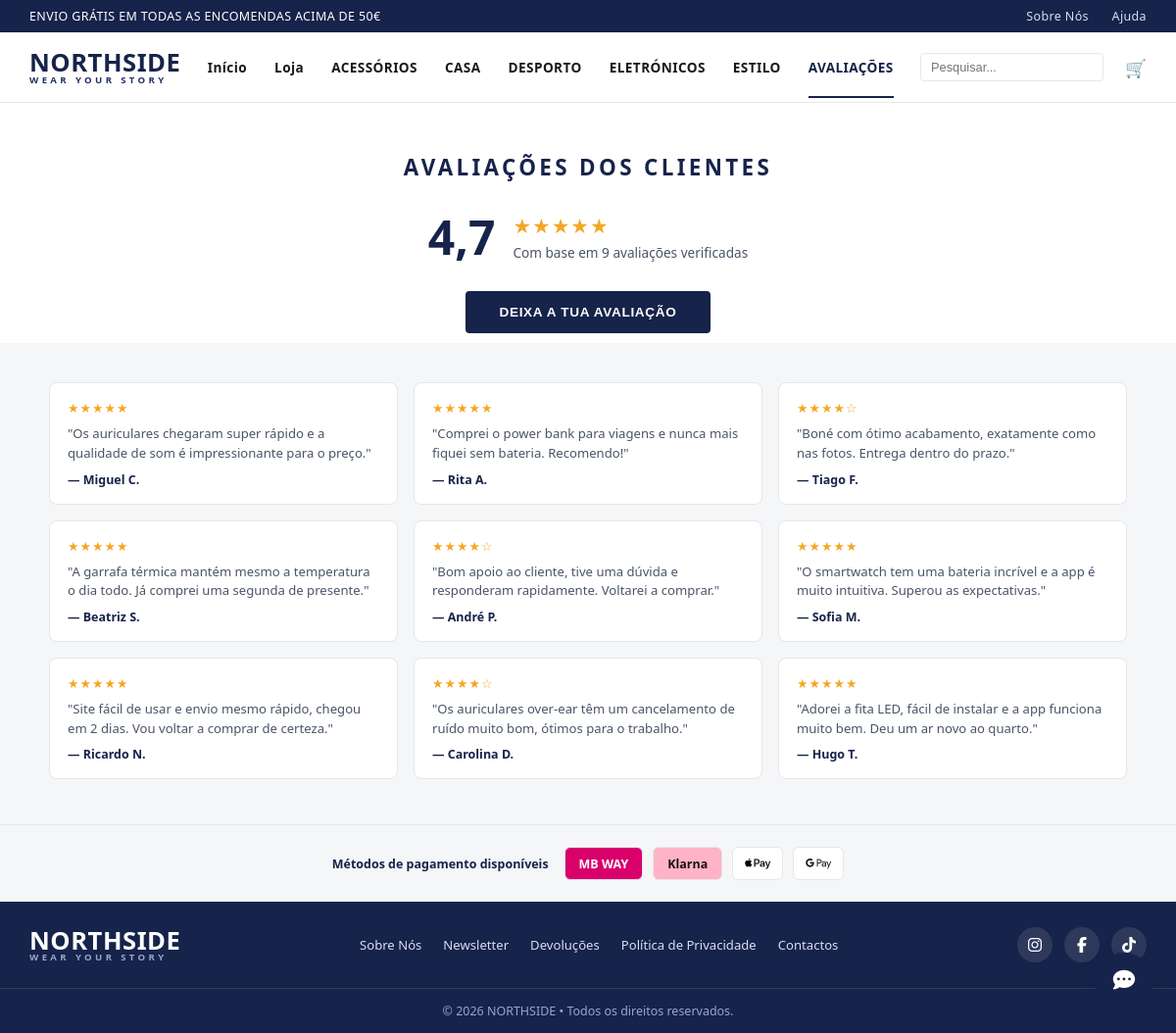
The app's page /avaliacoes.php with its own data.
### tables this page shows
CREATE TABLE IF NOT EXISTS categorias (
    id INT AUTO_INCREMENT PRIMARY KEY,
    nome VARCHAR(60) NOT NULL,
    slug VARCHAR(60) NOT NULL UNIQUE
);

CREATE TABLE IF NOT EXISTS avaliacoes (
    id INT AUTO_INCREMENT PRIMARY KEY,
    produto_id INT NULL,
    nome_cliente VARCHAR(100) NOT NULL,
    estrelas TINYINT NOT NULL DEFAULT 5,
    comentario TEXT NOT NULL,
    aprovado TINYINT(1) NOT NULL DEFAULT 1,
    criado_em TIMESTAMP DEFAULT CURRENT_TIMESTAMP,
    FOREIGN KEY (produto_id) REFERENCES produtos(id) ON DELETE SET NULL
);

### includes/functions.php (called while the page is built, shortened)
<?php
function estrelasHtml(float $media): string {
    $cheias = round($media);
    return str_repeat('★', (int)$cheias) . str_repeat('☆', 5 - (int)$cheias);
}
function buscarDefinicao(PDO $pdo, string $chave, string $default = ''): string {
    try {
        $stmt = $pdo->prepare("SELECT valor FROM definicoes WHERE chave = :chave");
        $stmt->execute(['chave' => $chave]);
        $valor = $stmt->fetchColumn();
        return $valor !== false ? $valor : $default;
    } catch (PDOException $e) {
        return $default;
    }
}
function buscarCategorias(PDO $pdo): array {
    return $pdo->query("SELECT * FROM categorias ORDER BY nome")->fetchAll();
}
function buscarAvaliacoes(PDO $pdo, ?int $limite = null): array {
    $sql = "SELECT * FROM avaliacoes WHERE aprovado = 1 ORDER BY criado_em DESC";
    return $pdo->query($sql)->fetchAll();
}
function mediaAvaliacoesGeral(PDO $pdo): array {
    $r = $pdo->query("SELECT AVG(estrelas) AS media, COUNT(*) AS total FROM avaliacoes WHERE aprovado = 1")->fetch();
    return ['media' => round((float)$r['media'], 1), 'total' => (int)$r['total']];
}
function buscarCustosEnvio(PDO $pdo): array {
    return [
        'gratis_acima_de' => (float)buscarDefinicao($pdo, 'envio_gratis_acima_de', (string)PORTES_GRATIS_ACIMA_DE),
        'custo' => (float)buscarDefinicao($pdo, 'envio_custo', (string)CUSTO_ENVIO),
    ];
}

### avaliacoes.php (the view, shortened to what this page needs)
<?php
require_once __DIR__ . '/config.php';
require_once __DIR__ . '/includes/functions.php';
$pagina_atual = 'avaliacoes';
$avaliacoes = buscarAvaliacoes($pdo);
$resumo = mediaAvaliacoesGeral($pdo);
require __DIR__ . '/includes/header.php';
?>
<h2 class="secao-titulo">AVALIAÇÕES DOS CLIENTES</h2>
<div class="resumo-avaliacoes">
    <div class="resumo-nota"><?= number_format($resumo['media'], 1, ',', '.') ?></div>
    <div>
        <div class="estrelas" style="font-size:1.3rem;"><?= estrelasHtml($resumo['media']) ?></div>
        <p>Com base em <?= $resumo['total'] ?> avaliações verificadas</p>
    </div>
</div>
<div style="text-align:center;margin-bottom:10px;">
    <button type="button" class="btn-northside" data-abrir-modal="modal-avaliar">DEIXA A TUA AVALIAÇÃO</button>
</div>
<div class="avaliacoes-wrap" style="margin-top:0;">
    <div class="avaliacoes-grid" style="max-width:1100px;">
        <?php foreach ($avaliacoes as $av): ?>
            <div class="avaliacao-mini">
                <div class="estrelas"><?= estrelasHtml($av['estrelas']) ?></div>
                <p>"<?= htmlspecialchars($av['comentario']) ?>"</p>
                <div class="nome-mini">— <?= htmlspecialchars($av['nome_cliente']) ?></div>
            </div>
        <?php endforeach; ?>
    </div>
</div>
<?php require __DIR__ . '/includes/footer.php'; ?>

### includes/header.php (shortened to what this page needs)
<?php
require_once __DIR__ . '/functions.php';
$categorias_menu = buscarCategorias($pdo);
?>
<!DOCTYPE html>
<html lang="pt">
<head>
<link rel="stylesheet" href="<?= URL_BASE ?>assets/css/style.css?v=<?= @filemtime(__DIR__ . '/../assets/css/style.css') ?: time() ?>">
<link rel="stylesheet" href="https://cdnjs.cloudflare.com/ajax/libs/font-awesome/6.7.2/css/all.min.css">
</head>
<body>
<header class="site-header">
<div class="top-bar">
    <div class="container-fluid">
        <span>ENVIO GRÁTIS EM TODAS AS ENCOMENDAS ACIMA DE <?= (int)buscarCustosEnvio($pdo)['gratis_acima_de'] ?>€</span>
        <div>
            <a href="#" data-abrir-modal="modal-sobre">Sobre Nós</a>
            <a href="#">Ajuda</a>
        </div>
    </div>
</div>
<div class="navbar-northside">
    <a href="<?= URL_BASE ?>index.php" class="logo-northside">
        NORTHSIDE
        <small>WEAR YOUR STORY</small>
    </a>
    <ul class="nav-links" id="nav-links">
        <li><a href="<?= URL_BASE ?>index.php" class="<?= ($pagina_atual ?? '') === 'inicio' ? 'ativo' : '' ?>">Início</a></li>
        <li><a href="<?= URL_BASE ?>loja.php" class="<?= ($pagina_atual ?? '') === 'loja' ? 'ativo' : '' ?>">Loja</a></li>
        <?php foreach ($categorias_menu as $cat): ?>
            <li><a href="<?= URL_BASE ?>loja.php?categoria=<?= urlencode($cat['slug']) ?>"><?= htmlspecialchars(mb_strtoupper($cat['nome'])) ?></a></li>
        <?php endforeach; ?>
        <li><a href="<?= URL_BASE ?>avaliacoes.php" class="<?= ($pagina_atual ?? '') === 'avaliacoes' ? 'ativo' : '' ?>">AVALIAÇÕES</a></li>
    </ul>
    <div class="nav-icons">
        <form action="<?= URL_BASE ?>loja.php" method="get" style="display:inline;">
            <input type="text" name="pesquisa" placeholder="Pesquisar..." class="campo-pesquisa"
                value="<?= htmlspecialchars($_GET['pesquisa'] ?? '') ?>"
                style="border:1px solid #e5e7eb;border-radius:4px;padding:6px 10px;font-size:0.8rem;">
        </form>
        <a href="<?= URL_BASE ?>carrinho.php" title="Carrinho">
            🛒
        </a>
    </div>
</div>
</header>
<main>

### assets/css/style.css (style rules this page uses)
:root { --azul-northside: #16234a; --azul-northside-claro: #1f3168; --azul-hover: #0e1730; --cinza-texto: #4a5568; --cinza-claro: #f5f6f8; --estrela: #f5a623; --border: #e5e7eb; }
* { box-sizing: border-box; }
body { font-family: 'Segoe UI', Roboto, Arial, sans-serif; color: #1a1a1a; background: #fff; margin: 0; }
a { text-decoration: none; color: inherit; }
.top-bar { background: var(--azul-northside); color: #fff; font-size: 0.78rem; letter-spacing: 0.03em; }
.top-bar .container-fluid { display: flex; justify-content: space-between; align-items: center; padding: 8px 30px; }
.top-bar a { color: #d9dfef; margin-left: 20px; }
.navbar-northside { display: flex; align-items: center; justify-content: space-between; padding: 18px 30px; border-bottom: 1px solid var(--border); position: relative; }
.logo-northside { font-weight: 800; font-size: 1.6rem; letter-spacing: 0.02em; color: var(--azul-northside); line-height: 1; }
.logo-northside small { display: block; font-size: 0.6rem; font-weight: 600; letter-spacing: 0.35em; color: var(--azul-northside-claro); }
.nav-links { display: flex; gap: 28px; list-style: none; margin: 0; padding: 0; font-size: 0.85rem; font-weight: 600; letter-spacing: 0.03em; }
.nav-links a { color: #1a1a1a; padding-bottom: 20px; border-bottom: 2px solid transparent; }
.nav-links a.ativo, .nav-links a:hover { color: var(--azul-northside); border-bottom-color: var(--azul-northside); }
.nav-icons { display: flex; align-items: center; gap: 22px; }
.nav-icons a { position: relative; font-size: 1.1rem; color: var(--azul-northside); }
.btn-northside { background: var(--azul-northside); color: #fff; border: none; padding: 14px 34px; font-weight: 700; letter-spacing: 0.05em; font-size: 0.85rem; border-radius: 4px; display: inline-block; cursor: pointer; transition: background 0.15s ease; }
.secao-titulo { text-align: center; font-weight: 800; letter-spacing: 0.15em; color: var(--azul-northside); margin: 50px 0 30px; font-size: 1.4rem; }
.estrelas { color: var(--estrela); font-size: 0.8rem; letter-spacing: 1px; }
.resumo-avaliacoes { display: flex; align-items: center; justify-content: center; gap: 18px; padding: 0 20px 30px; text-align: left; }
.resumo-nota { font-size: 3rem; font-weight: 800; color: var(--azul-northside); line-height: 1; }
.resumo-avaliacoes p { margin: 4px 0 0; color: var(--cinza-texto); font-size: 0.85rem; }
.avaliacoes-wrap { background: var(--cinza-claro); padding: 40px 30px 46px; margin-top: 40px; }
.avaliacoes-grid { display: grid; grid-template-columns: repeat(3, 1fr); gap: 16px; max-width: 1000px; margin: 0 auto; }
.avaliacao-mini { background: #fff; border: 1px solid var(--border); border-radius: 8px; padding: 16px 18px; }
.avaliacao-mini .estrelas { display: block; margin-bottom: 8px; }
.avaliacao-mini p { font-size: 0.82rem; color: var(--cinza-texto); line-height: 1.5; margin: 0 0 8px; }
.avaliacao-mini .nome-mini { font-size: 0.78rem; font-weight: 700; color: var(--azul-northside); }

### records on screen
categorias: nome "ACESSÓRIOS"
categorias: nome "CASA"
categorias: nome "DESPORTO"
categorias: nome "ELETRÓNICOS"
categorias: nome "ESTILO"
avaliacoes: estrelas "★★★★★", comentario "Os auriculares chegaram super rápido e a qualidade de som é impressionante para o preço.", nome_cliente "Miguel C."
avaliacoes: estrelas "★★★★★", comentario "Comprei o power bank para viagens e nunca mais fiquei sem bateria. Recomendo!", nome_cliente "Rita A."
avaliacoes: estrelas "★★★★☆", comentario "Boné com ótimo acabamento, exatamente como nas fotos. Entrega dentro do prazo.", nome_cliente "Tiago F."
avaliacoes: estrelas "★★★★★", comentario "A garrafa térmica mantém mesmo a temperatura o dia todo. Já comprei uma segunda de presente.", nome_cliente "Beatriz S."
avaliacoes: estrelas "★★★★☆", comentario "Bom apoio ao cliente, tive uma dúvida e responderam rapidamente. Voltarei a comprar.", nome_cliente "André P."
avaliacoes: estrelas "★★★★★", comentario "O smartwatch tem uma bateria incrível e a app é muito intuitiva. Superou as expectativas.", nome_cliente "Sofia M."
avaliacoes: estrelas "★★★★★", comentario "Site fácil de usar e envio mesmo rápido, chegou em 2 dias. Vou voltar a comprar de certeza.", nome_cliente "Ricardo N."
avaliacoes: estrelas "★★★★☆", comentario "Os auriculares over-ear têm um cancelamento de ruído muito bom, ótimos para o trabalho.", nome_cliente "Carolina D."
avaliacoes: estrelas "★★★★★", comentario "Adorei a fita LED, fácil de instalar e a app funciona muito bem. Deu um ar novo ao quarto.", nome_cliente "Hugo T."

### other values on screen
buscarCustosEnvio($pdo)['gratis_acima_de'] "50"
$resumo['media'] "4,7"
estrelasHtml($resumo['media']) "★★★★★"
$resumo['total'] "9"
